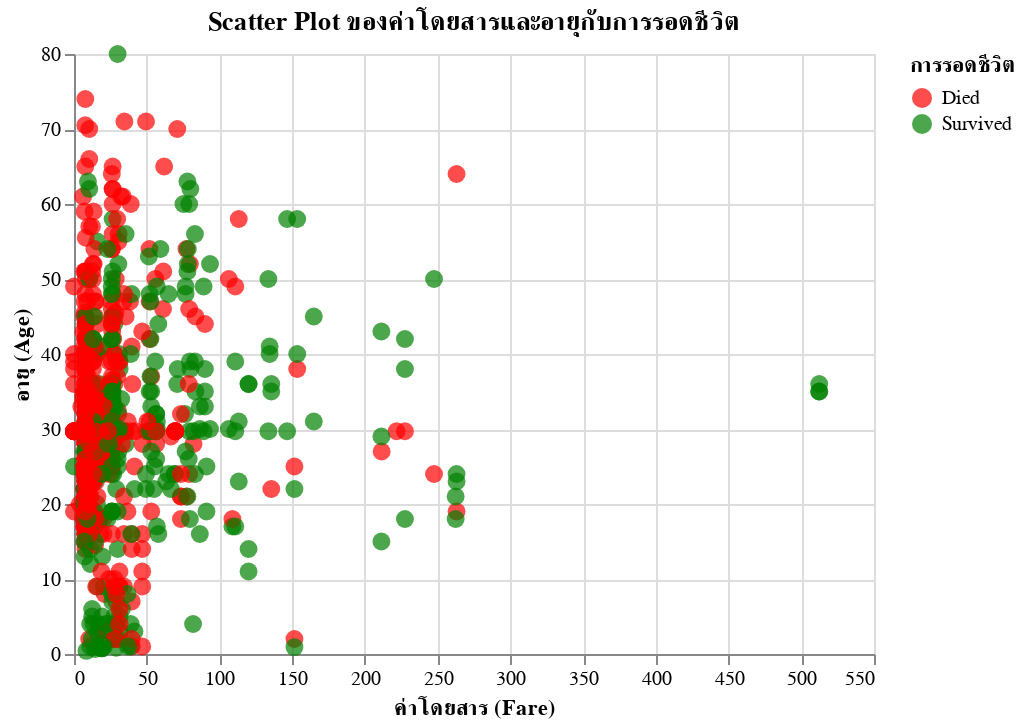

The cell this chart's notebook holds for it:
### Markdown cell above
#data viz for correlation

### Code cell
import altair as alt

# สร้าง Scatter Plot
scatter_plot = alt.Chart(titanic).mark_circle(size=80).encode(
    x=alt.X('Fare:Q', title='ค่าโดยสาร (Fare)'),
    y=alt.Y('Age:Q', title='อายุ (Age)'),
    color=alt.Color('Survived:N', title='การรอดชีวิต', scale=alt.Scale(range=['red', 'green'])),  # ใช้สีเพื่อแสดงการรอดชีวิต
    tooltip=['Fare', 'Age', 'Survived']  # แสดง tooltip เมื่อชี้ที่จุด
).properties(
    title='Scatter Plot ของค่าโดยสารและอายุกับการรอดชีวิต'
)

scatter_plot

### Figure 1 — Vega-Lite specification as saved in the notebook (floating-point values rounded to 4 significant figures; data arrays with more than 128 entries replaced by an {"elided": "..."} marker saying what was removed)
{"config": {"view": {"continuousWidth": 400, "continuousHeight": 300}}, "data": {"name": "data-d107d213d45d97669393ccca8c17dcf5"}, "mark": {"type": "circle", "size": 80}, "encoding": {"color": {"field": "Survived", "scale": {"range": ["red", "green"]}, "title": "การรอดชีวิต", "type": "nominal"}, "tooltip": [{"field": "Fare", "type": "quantitative"}, {"field": "Age", "type": "quantitative"}, {"field": "Survived", "type": "nominal"}], "x": {"field": "Fare", "title": "ค่าโดยสาร (Fare)", "type": "quantitative"}, "y": {"field": "Age", "title": "อายุ (Age)", "type": "quantitative"}}, "title": "Scatter Plot ของค่าโดยสารและอายุกับการรอดชีวิต", "$schema": "https://vega.github.io/schema/vega-lite/v4.17.0.json", "datasets": {"data-d107d213d45d97669393ccca8c17dcf5": {"elided": "891 records"}}}
